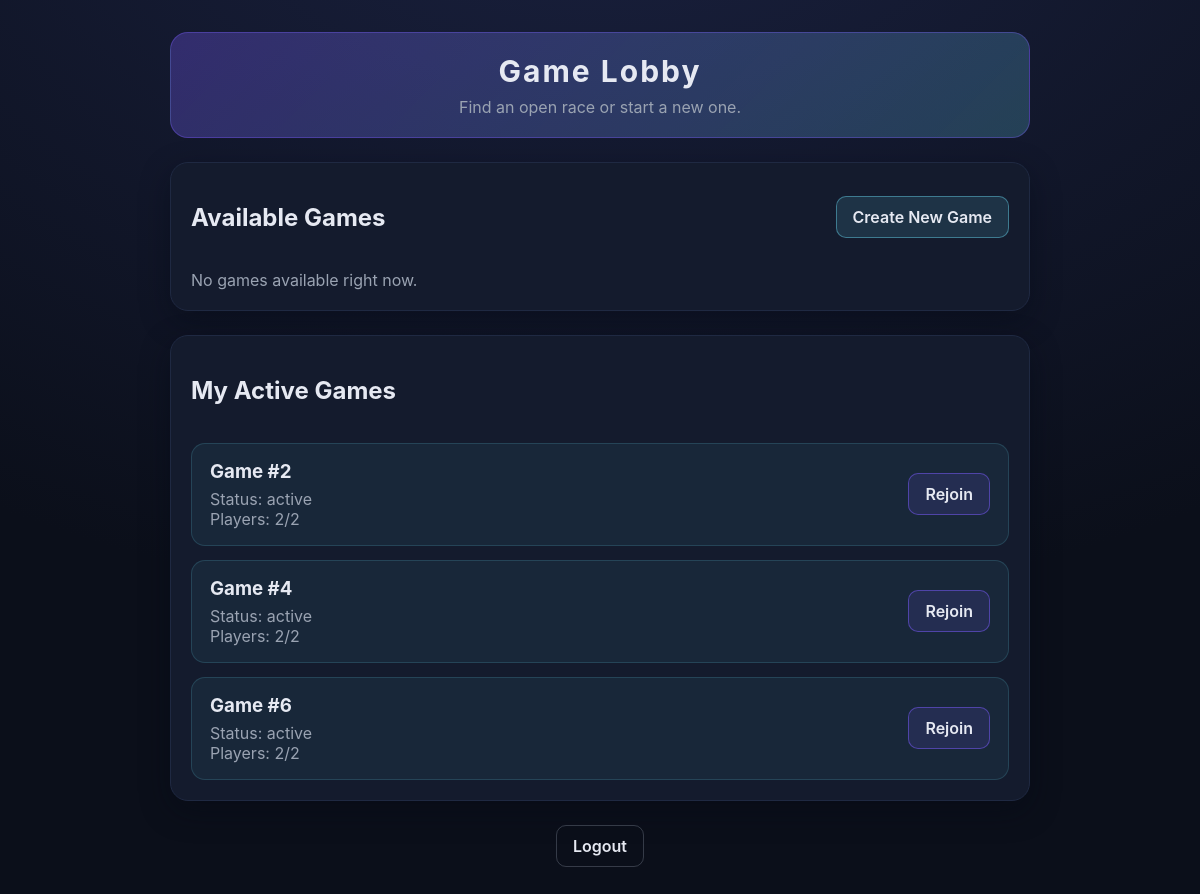
The app's page / (signed in), older data.
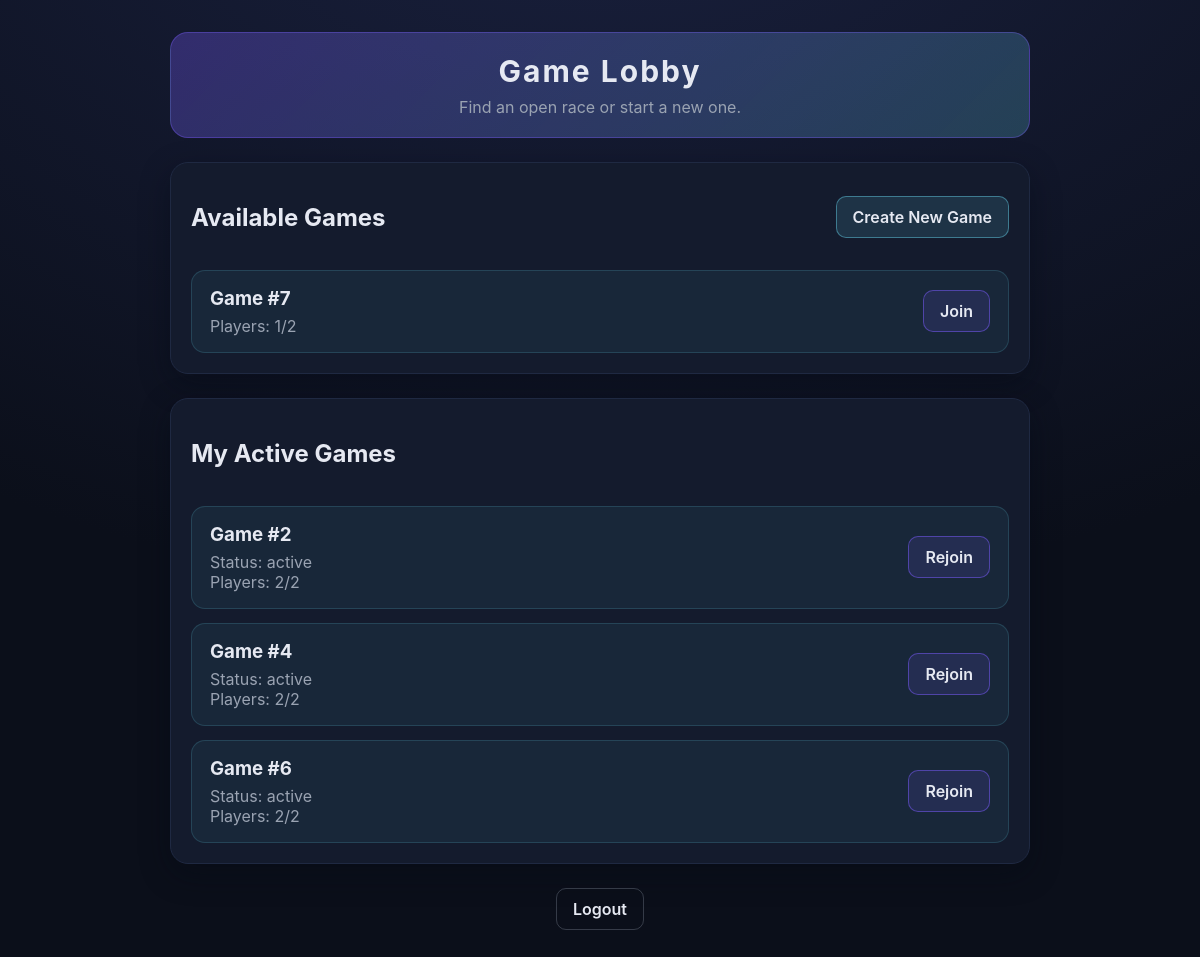
The same page, newer data.
### game/models.py (models this page shows, shortened)
class Game(models.Model):
    STATUS_CHOICES = [
        ('waiting', 'Waiting'),
        ('active', 'Active'),
        ('finished', 'Finished'),
    ]
    MAX_PLAYERS = 2
    TURN_TIMEOUT_SECONDS = 20
    status = models.CharField(max_length=10, choices=STATUS_CHOICES, default='waiting')
    track_length = models.PositiveIntegerField(default=100)  # in meters
    turn_number = models.PositiveIntegerField(default=1)
    created_at = models.DateTimeField(auto_now_add=True)
    current_turn = models.ForeignKey('Player', null=True, blank=True, on_delete=models.SET_NULL, related_name='current_turn_games')
    danger_fields = models.JSONField(default=generate_danger_fields)
    winner = models.ForeignKey('Player', null=True, blank=True, on_delete=models.SET_NULL, related_name='won_games')   #null=true means null values are allowed, blank=true means admin can leave field blank
    turn_deadline = models.DateTimeField(null=True, blank=True)

### game/views.py (the view)
# urls.py: path('', game_lobby, name='game_lobby'),      #name let's you link URLs in views/templates by name
@login_required
def game_lobby(request):
    available_games = Game.objects.filter(status="waiting")
    active_games = Game.objects.filter(status="active", players__user=request.user).distinct()
    context = {
        "available_games": available_games,
        "active_games": active_games,
    }
    return render(request, "game/gamelobby.html", context)

### game/templates/game/gamelobby.html (shortened to what this page needs)
<!DOCTYPE html>
<html lang="en">
<head>
    {% load static %}
    <link rel="stylesheet" href="{% static 'game/lobby.css' %}">
</head>
<body>
    <div class="lobby-layout">
        <header class="lobby-header">
            <h1>Game Lobby</h1>
            <p>Find an open race or start a new one.</p>
        </header>
        <section class="lobby-panel">
            <div class="panel-header">
                <h2>Available Games</h2>
                <a class="primary-btn" href="{% url 'create_game' %}">Create New Game</a>
            </div>
            {% if available_games %}
                <ul class="game-list">
                {% for game in available_games %}
                    <li class="game-card">
                        <div>
                            <h3>Game #{{ game.id }}</h3>
                            <p>Players: {{ game.players.count }}/2</p>
                        </div>
                        <a class="secondary-btn" href="{% url 'join_game' game.id %}">Join</a>
                    </li>
                {% endfor %}
                </ul>
            {% else %}
                <p class="empty-state">No games available right now.</p>
            {% endif %}
        </section>
        <section class="lobby-panel">
            <div class="panel-header">
                <h2>My Active Games</h2>
            </div>
            {% if active_games %}
                <ul class="game-list">
                {% for game in active_games %}
                    <li class="game-card">
                        <div>
                            <h3>Game #{{ game.id }}</h3>
                            <p>Status: {{ game.status }}</p>
                            <p>Players: {{ game.players.count }}/2</p>
                        </div>
                        <a class="secondary-btn" href="{% url 'game_view' game.id %}">Rejoin</a>
                    </li>
                {% endfor %}
                </ul>
            {% else %}
                <p class="empty-state">You are not in any active games right now.</p>
            {% endif %}
        </section>
        <footer class="lobby-footer">
            <a class="ghost-btn" href="{% url 'logout' %}">Logout</a>
        </footer>
    </div>
</body>
</html>

Row changes from the older to the newer data that the page shows:
added Game: id "7", players.count "1", shown under "Available Games"
Text that changed along with them:
text no longer shown: "No games available right now."
